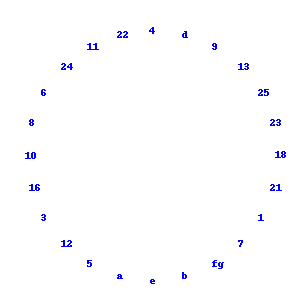
#> input picture lock.png, 300 x 300 px
$ python drawLines.py   (Python 2 division)
#> lines starting #> are read from the running program, lines starting #| are printed output that depends on the picture
## Imports needed to run
from PIL import Image, ImageFont, ImageDraw
import math

## Making clock drawing function based on combineImage.py
def drawLines(imageLoc,numbers,width,height,r,x,y,saveLoc):
	n = len(numbers) # init vars
	#new_im = Image.new('RGBA', (width,height),(255,255,255,0)) # draw canvas
	new_im = Image.open(imageLoc)
	new_im.convert('RGBA')
	new_im.thumbnail((width,height))
	draw = ImageDraw.Draw(new_im)
	# draw.ellipse((x-r, y-r, x+r, y+r)) # draw circle

	# Use n to generate the angles
	increment = 2.0*math.pi/n
	angles = []
	last = 0
	for i in range(n):
		angles.append(last+increment)
		last = last+increment

	# # Draw all angle lines
	# for i in range(n):
	# 	draw.line([(x,y),(x+r*math.cos(angles[i]+math.pi/2.0),y+r*math.sin(angles[i]+math.pi/2.0))])

	# Paint numbers as a clock
	for i in range(n):
		draw.text((x+r*math.cos(angles[i]+math.pi/2.0),y+r*math.sin(angles[i]+math.pi/2.0)),str(numbers[i]),fill='black')

	new_im.save(saveLoc)
	new_im.show()

	# Calculate displacements to send
	tuples = zip(numbers,angles)
	d = dict()
	for t in range(len(tuples)):
		d[tuples[t][0]] = (tuples[t][1]-math.pi)*50/math.pi
	print d

	return d

def pasteImages(baseLock,numberLayer,outfile):
	img = Image.open(numberLayer)
	layer = Image.open(baseLock) # this file is the transparent one
	layer.thumbnail((300,300))
	print layer.mode # RGBA
	xoff = 0
	yoff = 0
	img.paste(layer, (xoff, yoff), mask=layer)
	# the transparancy layer will be used as the mask
	img.show()
	img.save(outfile)

def showFile(file):
	img = Image.open(file)
	img.convert('RGBA')
	img.show()
	img.save('lock2.png')

# Sample usage
x = 150
y = 150
r = 100
n = 24
width = 300
height = 300
numbers = []
for i in range(1,1+n):
	numbers.append(i)
drawLines('lock.png',numbers,width,height,r,width/2-5,height/2-5,'test.png')
#> in drawLines, new_im is the input picture: PIL image 300x300 RGBA; mean R, G, B, A 252.8, 252.8, 255, 2.2
#> in drawLines, `new_im.save(saveLoc)`:
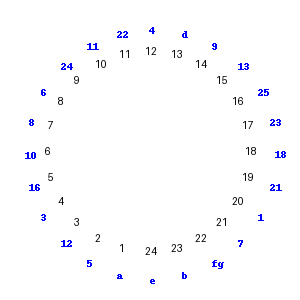
#> saved as test.png: PIL image 300x300 RGBA; mean R, G, B, A 250.1, 250.1, 252.3, 3.7; transparent parts drawn white
#> after the loop in drawLines, `for t in range(len(tuples)):`: d = 24 items
#> (printed output is left out)

#pasteImages('lock.png','test.png','combined.png')
#showFile('lock.png')
